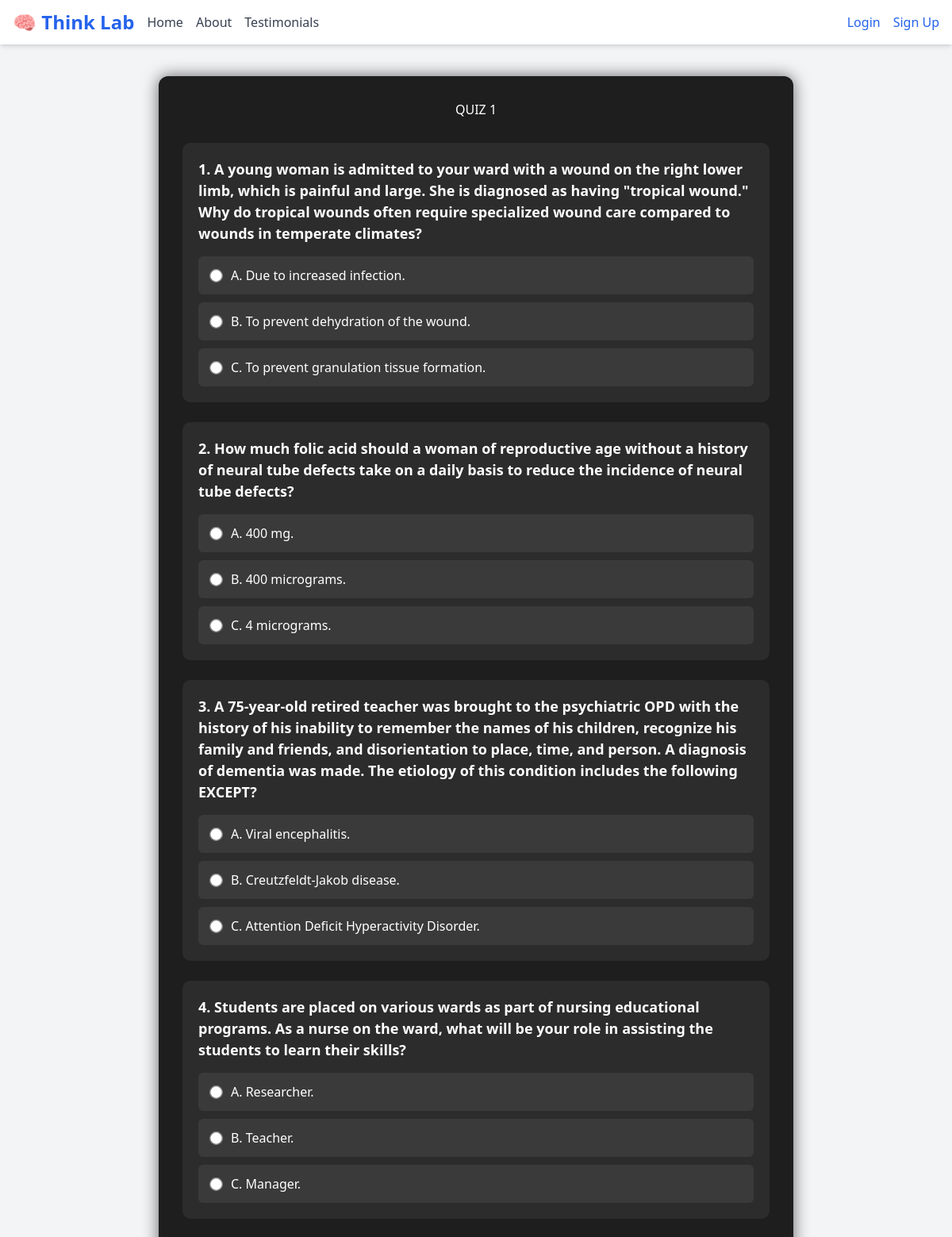
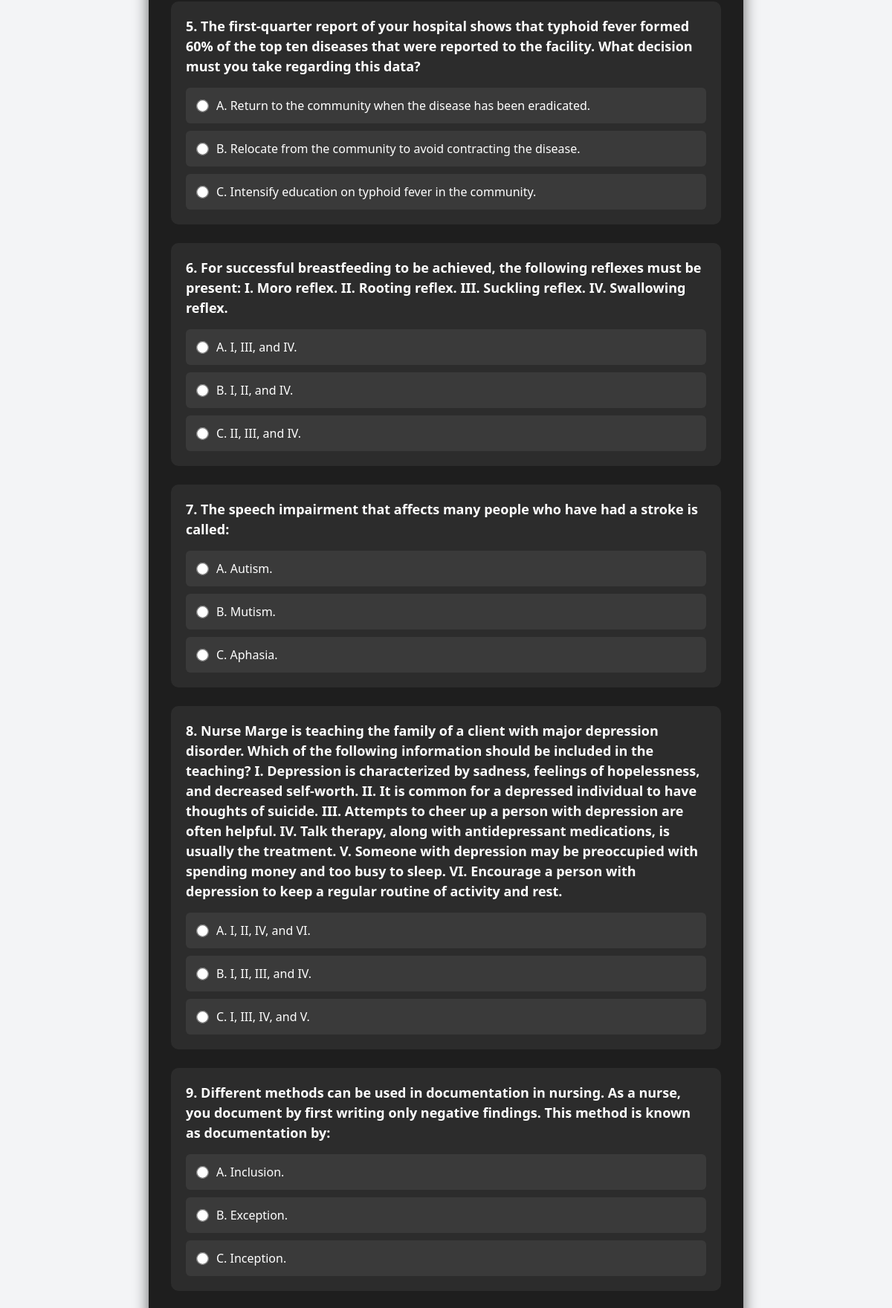
The app's page /quiz/5/ (upper part) with its own data (2 pictures, top to bottom).
### myapp/models.py (models this page shows, shortened)
class Quiz(models.Model):
    title = models.CharField(max_length=255)
    subject = models.ForeignKey(Subject, on_delete=models.CASCADE)
    slide = models.FileField(upload_to='slides/', blank=True, null=True)
    video = models.FileField(upload_to='videos/', blank=True, null=True)
    description = models.TextField()

class Question(models.Model):
    QUESTION_TYPES = (
        ('MCQ', 'Multiple Choice'),
        ('SHORT', 'Short Answer'),
    )
    quiz = models.ForeignKey(Quiz, related_name='questions', on_delete=models.CASCADE)
    text = models.TextField()
    question_type = models.CharField(max_length=10, choices=QUESTION_TYPES, default='MCQ')
    correct_text_answer = models.CharField(max_length=255, blank=True, null=True)  # only used for SHORT

class Answer(models.Model):
    question = models.ForeignKey(Question, related_name='answers', on_delete=models.CASCADE)
    text = models.CharField(max_length=255)
    correct = models.BooleanField(default=False)

### myapp/views.py (the view)
# urls.py: path('quiz/<int:quiz_id>/', views.take_quiz, name='take_quiz'),
def take_quiz(request, quiz_id):
    quiz = Quiz.objects.get(id=quiz_id)
    context = {'quiz': quiz}
    return render(request, 'take_quiz.html', context)

### template/take_quiz.html (shortened to what this page needs)
{% extends 'base.html' %}
{% block content %}
<div class="quiz-container">
    <h2>{{ quiz.title }}</h2>
    <form method="post" action="{% url 'submit_quiz' quiz.id %}">
        {% for question in quiz.questions.all %}
            <div class="question-block">
                <div class="question-text">
                    {{ forloop.counter }}. {{ question.text }}
                </div>
                {% if question.question_type == "MCQ" %}
                    <div class="option-group">
                        {% for answer in question.answers.all %}
                            <label class="option-label">
                                <input type="radio" name="question_{{ question.id }}" value="{{ answer.id }}">
                                <span>{{ answer.text }}</span>
                            </label>
                        {% endfor %}
                    </div>
                {% elif question.question_type == "SHORT" %}
                    <input type="text" name="question_{{ question.id }}" class="short-answer" placeholder="Type your answer here...">
                {% endif %}
            </div>
        {% endfor %}
    </form>
</div>
   {% endblock %}

### static/assets/css/style.css (style rules this page uses)
body { font-family: Arial, sans-serif; background-color: #f4f4f9; color: #333; margin: 0; padding: 0; }
* { margin: 0; padding: 0; box-sizing: border-box; }
body { font-family: Arial, sans-serif; background-color: #f4f4f4; color: #333; }

### template/take_quiz.html (style rules this page uses)
body { background-color: #121212; color: white; font-family: 'Segoe UI', sans-serif; }
.quiz-container { max-width: 800px; margin: auto; padding: 30px; background-color: #1e1e1e; border-radius: 12px; box-shadow: 0 0 20px rgba(0,0,0,0.6); }
h2 { text-align: center; margin-bottom: 30px; }
.question-block { background-color: #2c2c2c; padding: 20px; margin-bottom: 25px; border-radius: 10px; }
.question-text { font-size: 18px; font-weight: bold; margin-bottom: 15px; }
.option-group { display: flex; flex-direction: column; gap: 10px; }
.option-label { display: flex; align-items: center; background-color: #3a3a3a; padding: 12px 16px; border-radius: 6px; cursor: pointer; transition: all 0.3s ease; font-size: 16px; }
.option-label input[type="radio"] { margin-right: 12px; transform: scale(1.3); accent-color: #4caf50; }

### records on screen
Quiz: title "QUIZ 1"
Question: text "A young woman is admitted to your ward with a wound on the right lower limb, which is painful and large. She is diagnosed as having \"tropical wound.\" Why do tropical wounds often require specialized wound care compared to wounds in temperate climates?"
Answer: text "A. Due to increased infection."
Answer: text "B. To prevent dehydration of the wound."
Answer: text "C. To prevent granulation tissue formation."
Question: text "How much folic acid should a woman of reproductive age without a history of neural tube defects take on a daily basis to reduce the incidence of neural tube defects?"
Answer: text "A. 400 mg."
Answer: text "B. 400 micrograms."
Answer: text "C. 4 micrograms."
Question: text "A 75-year-old retired teacher was brought to the psychiatric OPD with the history of his inability to remember the names of his children, recognize his family and friends, and disorientation to place, time, and person. A diagnosis of dementia was made. The etiology of this condition includes the following EXCEPT?"
Answer: text "A. Viral encephalitis."
Answer: text "B. Creutzfeldt-Jakob disease."
Answer: text "C. Attention Deficit Hyperactivity Disorder."
Question: text "Students are placed on various wards as part of nursing educational programs. As a nurse on the ward, what will be your role in assisting the students to learn their skills?"
Answer: text "A. Researcher."
Answer: text "B. Teacher."
Answer: text "C. Manager."
Question: text "The first-quarter report of your hospital shows that typhoid fever formed 60% of the top ten diseases that were reported to the facility. What decision must you take regarding this data?"
Answer: text "A. Return to the community when the disease has been eradicated."
Answer: text "B. Relocate from the community to avoid contracting the disease."
Answer: text "C. Intensify education on typhoid fever in the community."
Question: text "For successful breastfeeding to be achieved, the following reflexes must be present: I. Moro reflex. II. Rooting reflex. III. Suckling reflex. IV. Swallowing reflex."
Answer: text "A. I, III, and IV."
Answer: text "B. I, II, and IV."
Answer: text "C. II, III, and IV."
Question: text "The speech impairment that affects many people who have had a stroke is called:"
Answer: text "A. Autism."
Answer: text "B. Mutism."
Answer: text "C. Aphasia."
Question: text "Nurse Marge is teaching the family of a client with major depression disorder. Which of the following information should be included in the teaching? I. Depression is characterized by sadness, feelings of hopelessness, and decreased self-worth. II. It is common for a depressed individual to have thoughts of suicide. III. Attempts to cheer up a person with depression are often helpful. IV. Talk therapy, along with antidepressant medications, is usually the treatment. V. Someone with depression may be preoccupied with spending money and too busy to sleep. VI. Encourage a person with depression to keep a regular routine of activity and rest."
Answer: text "A. I, II, IV, and VI."
Answer: text "B. I, II, III, and IV."
Answer: text "C. I, III, IV, and V."
Question: text "Different methods can be used in documentation in nursing. As a nurse, you document by first writing only negative findings. This method is known as documentation by:"
Answer: text "A. Inclusion."
Answer: text "B. Exception."
Answer: text "C. Inception."
